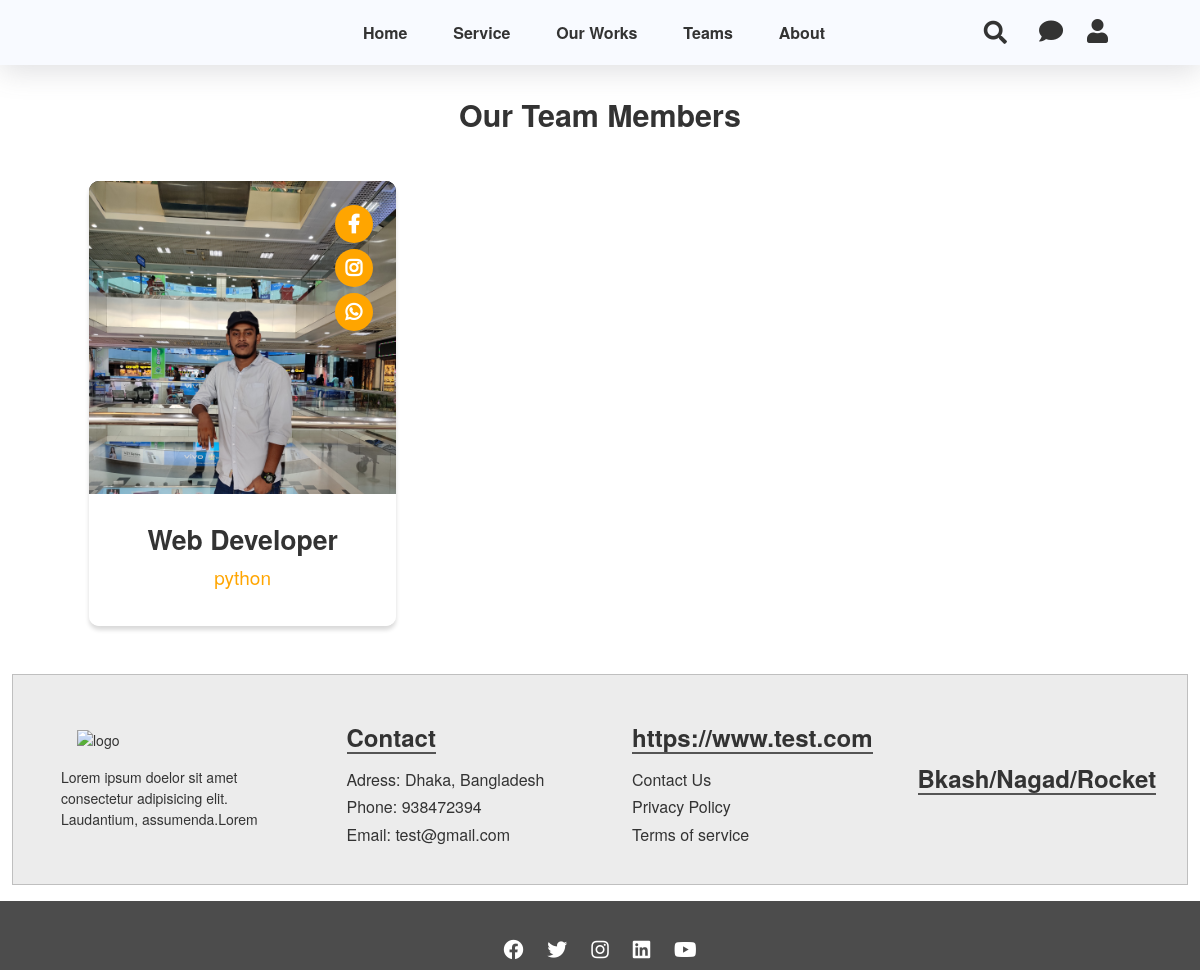
Screenshot of /team-member/ with the database file from the repository.
### second_app/models.py (models this page shows, shortened)
class TeamMember(models.Model):
    img = models.FileField(upload_to='teammember', null=True, blank=True)
    title = models.CharField(max_length=255, null=True, blank=True)
    subtitle = models.CharField(max_length=255, null=True, blank=True)
    describe = models.TextField(max_length=999, null=True, blank=True)
    facebook_link = models.URLField(max_length=999, null=True, blank=True)
    instagram_link = models.URLField(max_length=999, null=True, blank=True)
    whatsapp_link = models.URLField(max_length=999, null=True, blank=True)

class Footer(models.Model):
    footer_quotes = models.TextField(max_length=999, null=True, blank=True)
    footer_contact_title = models.CharField(max_length=255, null=True, blank=True)
    address = models.CharField(max_length=255, null=True, blank=True)
    phone = models.CharField(max_length=255, null=True, blank=True)
    email = models.EmailField(max_length=255, null=True, blank=True, )
    footer_links_title = models.CharField(max_length=255, null=True, blank=True)
    footer_payment_title = models.CharField(max_length=255, null=True, blank=True)
    payment_logo = models.FileField(upload_to='homeimages', null=True, blank=True)
    footer_facebook_link = models.URLField(max_length=999, null=True, blank=True)
    footer_instagram_link = models.URLField(max_length=999, null=True, blank=True)
    footer_twitter_link = models.URLField(max_length=999, null=True, blank=True)
    footer_linkedin_link = models.URLField(max_length=999, null=True, blank=True)
    footer_youtube_link = models.URLField(max_length=999, null=True, blank=True)

### second_app/views.py (the view)
# urls.py: path('team-member/', views.team_member, name='team_member'),
def team_member(request):
    members = TeamMember.objects.all()
    context = {
        'members': members
    }
    return render(request, 'second_app/team_member.html', context)

### core/custommodelserver.py (called while the page is built)
def headfoot(request):
    headerr = Header.objects.last()
    context = {
        'headerr':headerr,
    }
    return context

### dashboard_app/custommodel.py (called while the page is built)
def footer(request):
    footer = Footer.objects.last()
    context = {
        'footer':footer
    }
    return context

### templates/second_app/team_member.html (shortened to what this page needs)
{% extends 'core/base.html' %}
{% load static %}
{% block main %}
<div class="teamContainer section">
    <div class="info">
        <h1>Our Team Members</h1>
    </div>
    <div class="row justify-content-start ">
        {% for member in members %}
        <div class="col-4 column">
            <div class="post-module">
                <div class="thumbnail">
                    <div class="socials">
                        <div class="social">
                            <a href="{{member.facebook_link}}"><i class="fab fa-facebook-f"></i></a>
                        </div>
                        <div class="social">
                            <a href="{{member.instagram_link}}"><i class="fab fa-instagram"></i></a>
                        </div>
                        <div class="social">
                            <a href="{{member.whatsapp_link}}"><i class="fab fa-whatsapp"></i></a>
                        </div>
                    </div>
                    <img src="{{member.img.url}}" />
                </div>
                <div class="post-content">
                    <h1 class="title">{{member.title}}</h1>
                    <h2 class="sub_title">{{member.subtitle}}</h2>
                </div>
            </div>
        </div>
        {% endfor %}
    </div>
</div>
{% endblock main %}

### core/templates/core/base.html (shortened to what this page needs)
{% load static %}
<!doctype html>
<html lang="en">
<head>
    <link href="https://cdn.jsdelivr.net/npm/bootstrap@5.0.1/dist/css/bootstrap.min.css" rel="stylesheet"
>
    <link rel="stylesheet" href="{% static 'assest/style.css' %}">
    <link rel="stylesheet" href="https://unpkg.com/swiper/swiper-bundle.min.css" />
    <link rel="stylesheet" href="https://use.fontawesome.com/releases/v5.15.3/css/all.css"
>
    <link rel="stylesheet" href="https://cdnjs.cloudflare.com/ajax/libs/jquery-modal/0.9.1/jquery.modal.min.css" />
</head>
<body>
    <div class="main">
        <header>
            <div class="container-fluid">
                <div class="row header_row">
                    <div class="col-3 hlogo">
                        <div class="logo">
                        </div>
                    </div>
                    <div class="col-6 nav" id="nav">
                        <ul class="navbar-nav">
                            <li class="nav-item">{% url 'home' as home %}<a
                                    class="nav-link {% if request.path == home %}active{% endif %}"
                                    href="{% url 'index' %}">Home</a></li>
                            <li class="nav-item">{% url 'service' as service %}<a
                                    class="nav-link {% if request.path == service %}active{% endif %}"
                                    href="{% url 'service' %}">Service</a></li>
                            <li class="nav-item">{% url 'works' as works %}<a
                                    class="nav-link {% if request.path == our_work %}active{% endif %}"
                                    href="{% url 'our_work' %}">Our Works</a></li>
                            <li class="nav-item">{% url 'teams' as teams %}<a
                                    class="nav-link {% if request.path == teams %}active{% endif %}"
                                    href="{% url 'team_member' %}">Teams</a></li>
                            <li class="nav-item">{% url 'aboutus' as aboutus %}<a
                                    class="nav-link {% if request.path == aboutus %}active{% endif %}"
                                    href="{% url 'about_us' %}">About</a></li>
                        </ul>
                    </div>
                    <div class="col-3 headericonCon">
                        <div class="search-box">
                            <button class="btn-search btn-search-pc"><i class="fas fa-search"></i></button>
                            <input type="text" class="input-search" placeholder="Type to Search...">
                        </div>
                        <div class="icons">
                            <a href="#" target="_blank"><i class="fas fa-comment"></i></a>
                            <a href="{% url 'login' %}"> <i class="fas fa-user"></i></a>
                        </div>
                    </div>
                </div>
            </div>
        </header>
        <div class="container-fluid">
            {% block main %}
            {% endblock main %}
            <div class="row footer section">
                <div class="col-12">
                    <img src="/media/homeimages/logo.png" alt="logo" class="img-fluid logo">
                    <p>{{ footer.footer_quotes }}</p>
                </div>
                <div class="col-12 contacts">
                    <h4 class="text-center">Contact</h4>
                    <h6>Adress: {{ footer.address }}</h6>
                    <h6>Phone: {{ footer.phone }}</h6>
                    <h6>Email: {{ footer.email }}</h6>
                </div>
                <div class="col-12 usefulLinks">
                    <h4 class="text-center">{{ footer.footer_links_title }}</h4>
                    <h6><a href="{% url 'contactus' %}">Contact Us</a></h6>
                    <h6><a href="">Privacy Policy</a></h6>
                    <h6><a href="">Terms of service</a></h6>
                </div>
                <div class="col-12">
                    <h4>{{ footer.footer_payment_title }}</h4>
                </div>
            </div>
        </div>
    </div>
    <footer class="text-center text-white text-lg-start">
        <div class="text-center p-2" style="background-color: rgba(0, 0, 0, 0.7);">
            <div class="socials">
                {% if footer.footer_facebook_link %}
                <a href="{{ footer.footer_facebook_link }}" class="fab fa-facebook"></a>
                {% endif %}
                {% if footer.footer_twitter_link %}
                <a href="{{ footer.footer_twitter_link }}" class="fab fa-twitter"></a>
                {% endif %}
                {% if footer.footer_instagram_link %}
                <a href="{{ footer.footer_instagram_link }}" class="fab fa-instagram"></a>
                {% endif %}
                {% if footer.footer_linkedin_link %}
                <a href="{{ footer.footer_linkedin_link }}" class="fab fa-linkedin"></a>
                {% endif %}
                {% if footer.footer_youtube_link %}
                <a href="{{ footer.footer_youtube_link }}" class="fab fa-youtube"></a>
                {% endif %}
            </div>
        </div>
    </footer>
</body>
</html>

### rows the page displays
TeamMember: img (picture), title "Web Developer", subtitle "python"
Footer: footer_quotes "Lorem ipsum doelor sit amet consectetur adipisicing elit. Laudantium, assumenda.Lorem", address "Dhaka, Bangladesh", phone "938472394", email "test@gmail.com", footer_links_title "https://www.test.com", footer_payment_title "Bkash/Nagad/Rocket"
